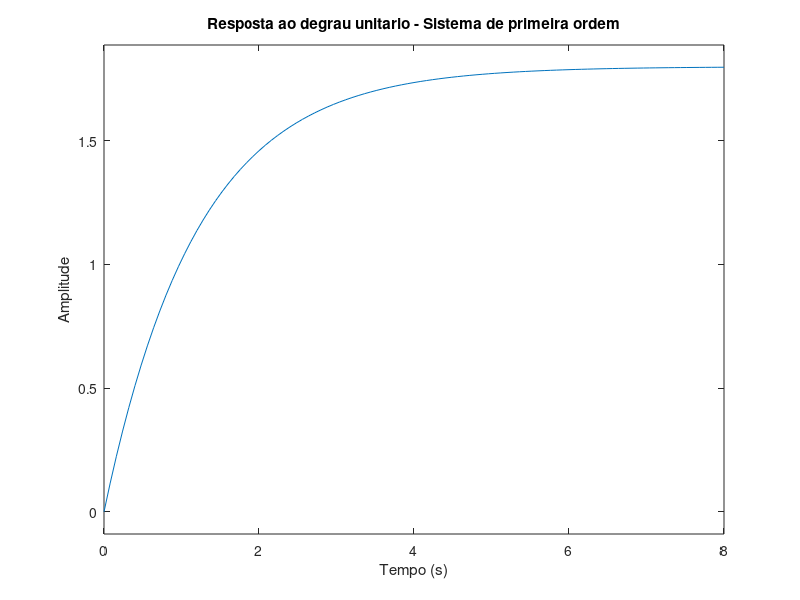
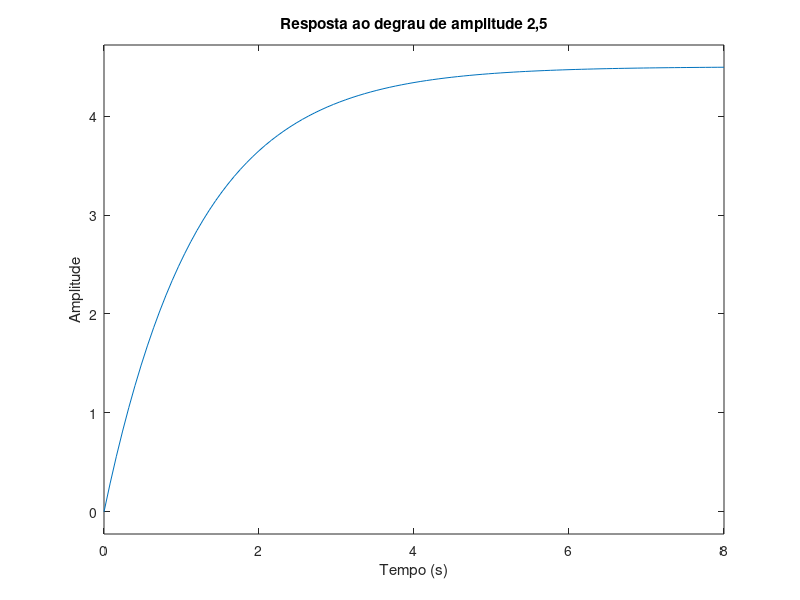

Here is the MATLAB script that generated these plots, in order: (Note: this script raises an error after producing the figures.)
%%
clc;
clear all;
close all;

%% 1. Identificação de um sistema de primeira ordem a partir de um ensaio

% G(s) = K/(Ts + 1) -> Forma padrao
% Valor final = 1,8
% 63% do valor final em 1,2 s -> T = 1,2 s

% Parametros do sistema
K = 1.8;
T = 1.2;

% Funcao de transferencia
G = tf(K, [T 1]);

% Polo do sistema
pole(G)

% Tempo de subida
tr = 2.2*T;

% Tempo de acomodacao
ts = 4*T;

% Ganho em regime permanente
ganho = K;

fprintf("Tempo de subida = %.2f s\n",tr);
fprintf("Tempo de acomodacao = %.2f s\n",ts);
fprintf("Ganho em regime permanente = %.2f\n",ganho);

% Resposta ao degrau unitario
figure
step(G,8), grid
title("Resposta ao degrau unitario - Sistema de primeira ordem")
xlabel("Tempo (s)")
ylabel("Amplitude")

% Degrau de amplitude 2,5:

% Nova amplitude de entrada
amplitude = 2.5;

% Novo valor final
valor_final = K*amplitude;

fprintf("Novo valor final para degrau de amplitude 2,5 = %.2f\n",valor_final);

% Resposta ao degrau de amplitude 2,5
figure
step(amplitude*G,8), grid
title("Resposta ao degrau de amplitude 2,5")
xlabel("Tempo (s)")
ylabel("Amplitude")

% A constante de tempo T determina a rapidez da resposta:
% quanto menor T, mais rapida e a resposta.

% O polo esta relacionado com T por p = -1/T:
% quanto mais distante da origem, mais rapida e a resposta.

%% 2. Escolha entre três sistemas de segunda ordem

% Sistema A
num_A = 25;
den_A = [1 3 25];
G_A = tf(num_A, den_A);

% Sistema B
num_B = 25;
den_B = [1 10 25];
G_B = tf(num_B, den_B);

% Sistema C
num_C = 25;
den_C = [1 16 25];
G_C = tf(num_C, den_C);

% Polos dos sistemas

pole(G_A)
pole(G_B)
pole(G_C)

% Frequencia natural e coeficiente de amortecimento

% G(s) = wn^2/(s^2 + 2*zeta*wn*s + wn^2)

wn_A = sqrt(25);
zeta_A = 3/(2*wn_A);

wn_B = sqrt(25);
zeta_B = 10/(2*wn_B);

wn_C = sqrt(25);
zeta_C = 16/(2*wn_C);

fprintf("Sistema A: wn = %.2f rad/s, zeta = %.2f\n",wn_A,zeta_A);
fprintf("Sistema B: wn = %.2f rad/s, zeta = %.2f\n",wn_B,zeta_B);
fprintf("Sistema C: wn = %.2f rad/s, zeta = %.2f\n",wn_C,zeta_C);

% Tipo de resposta quanto ao amortecimento:

% Sistema A: subamortecido
% Sistema B: criticamente amortecido
% Sistema C: superamortecido

% Ganho em regime permanente

ganho_A = dcgain(G_A)
ganho_B = dcgain(G_B)
ganho_C = dcgain(G_C)

% Informacoes das respostas ao degrau

info_A = stepinfo(G_A);
info_B = stepinfo(G_B);
info_C = stepinfo(G_C);

tempo_subida_A = info_A.RiseTime
tempo_subida_B = info_B.RiseTime
tempo_subida_C = info_C.RiseTime

tempo_acomodacao_A = info_A.SettlingTime
tempo_acomodacao_B = info_B.SettlingTime
tempo_acomodacao_C = info_C.SettlingTime

sobressinal_A = info_A.Overshoot
sobressinal_B = info_B.Overshoot
sobressinal_C = info_C.Overshoot

% Resposta ao degrau dos tres sistemas

figure
step(G_A,G_B,G_C,8)
grid on
title("Resposta ao degrau - Sistemas de segunda ordem")
xlabel("Tempo (s)")
ylabel("Amplitude")
legend("Sistema A","Sistema B","Sistema C")

% Posicao dos polos

figure
pzmap(G_A,G_B,G_C)
grid on
title("Posicao dos polos dos sistemas")

% O Sistema B e o mais adequado, pois nao apresenta sobressinal
% e possui a resposta mais rapida entre os sistemas sem sobressinal.

%% 3. Avaliação de desempenho de dois sistemas de segunda ordem

% Sistema 1
G_1 = tf(16, [1 2.8 16]);

% Sistema 2
G_2 = tf(25, [1 6.5 25]);

% Vetor de tempo
t = 0:0.001:8;

% Resposta ao degrau

figure
step(G_1, t)
hold on
step(G_2, t)
grid on
title("Resposta ao degrau - Sistemas de segunda ordem")
xlabel("Tempo (s)")
ylabel("Amplitude")
legend("Sistema 1","Sistema 2")
hold off

% Valor final

valor_final_1 = dcgain(G_1)
valor_final_2 = dcgain(G_2)

% Frequencia natural, coeficiente de amortecimento e polos

[wn_1, zeta_1, polos_1] = damp(G_1);
[wn_2, zeta_2, polos_2] = damp(G_2);

wn_1(1)
zeta_1(1)
polos_1

wn_2(1)
zeta_2(1)
polos_2

% Caracteristicas da resposta ao degrau

% Sistema 1
[y_1, t_1] = step(G_1, t);
valor_final_1 = dcgain(G_1);

% Tempo de atraso: instante em que a resposta
% atinge 50% do valor final
indice_atraso_1 = find(y_1 >= 0.5*valor_final_1, 1);
td_1 = t_1(indice_atraso_1);

% Configuracoes utilizadas pelo stepinfo
limites_subida = [0 1];
tolerancia_acomodacao = 0.02;

info_1 = stepinfo(y_1, t_1, valor_final_1, ...
    'RiseTimeLimits', limites_subida, ...
    'SettlingTimeThreshold', tolerancia_acomodacao);

td_1
info_1.RiseTime
info_1.PeakTime
info_1.Peak
info_1.Overshoot
info_1.SettlingTime

% Caracteristicas da resposta - Sistema 2

[y_2, t_2] = step(G_2, t);
valor_final_2 = dcgain(G_2);

% Tempo de atraso: instante em que a resposta
% atinge 50% do valor final
indice_atraso_2 = find(y_2 >= 0.5*valor_final_2, 1);
td_2 = t_2(indice_atraso_2);

info_2 = stepinfo(y_2, t_2, valor_final_2, ...
    'RiseTimeLimits', limites_subida, ...
    'SettlingTimeThreshold', tolerancia_acomodacao);

td_2
info_2.RiseTime
info_2.PeakTime
info_2.Peak
info_2.Overshoot
info_2.SettlingTime

% Comparacao dos sistemas

fprintf("Sistema 1:\n");
fprintf("Valor final = %.2f\n",valor_final_1);
fprintf("Tempo de atraso = %.3f s\n",td_1);
fprintf("Tempo de subida = %.3f s\n",info_1.RiseTime);
fprintf("Tempo de pico = %.3f s\n",info_1.PeakTime);
fprintf("Primeiro pico = %.3f\n",info_1.Peak);
fprintf("Sobressinal = %.2f %%\n",info_1.Overshoot);
fprintf("Tempo de acomodacao = %.3f s\n",info_1.SettlingTime);
fprintf("Frequencia natural = %.2f rad/s\n",wn_1(1));
fprintf("Coeficiente de amortecimento = %.2f\n",zeta_1(1));

fprintf("\nSistema 2:\n");
fprintf("Valor final = %.2f\n",valor_final_2);
fprintf("Tempo de atraso = %.3f s\n",td_2);
fprintf("Tempo de subida = %.3f s\n",info_2.RiseTime);
fprintf("Tempo de pico = %.3f s\n",info_2.PeakTime);
fprintf("Primeiro pico = %.3f\n",info_2.Peak);
fprintf("Sobressinal = %.2f %%\n",info_2.Overshoot);
fprintf("Tempo de acomodacao = %.3f s\n",info_2.SettlingTime);
fprintf("Frequencia natural = %.2f rad/s\n",wn_2(1));
fprintf("Coeficiente de amortecimento = %.2f\n",zeta_2(1));

% Analise dos requisitos:

% Requisitos:
% Sobressinal < 10%
% Tempo de acomodacao < 1,5 s

% Sistema 1 nao atende aos requisitos.
% Sistema 2 atende aos dois requisitos.

% O Sistema 1 apresenta maior oscilacao e maior sobressinal,
% alem de possuir um tempo de acomodacao maior.

% O Sistema 2 possui menor sobressinal e acomoda mais rapidamente,
% sendo o sistema escolhido para a aplicacao.

%% 4. Seleção de parâmetros para um sistema de segunda ordem

% Configuracoes dos sistemas de segunda ordem

% G(s) = wn^2/(s^2 + 2*zeta*wn*s + wn^2)

% Configuracao A
zeta_A = 0.35;
wn_A = 6;
G_A = tf(wn_A^2, [1 2*zeta_A*wn_A wn_A^2]);

% Configuracao B
zeta_B = 0.55;
wn_B = 5;
G_B = tf(wn_B^2, [1 2*zeta_B*wn_B wn_B^2]);

% Configuracao C
zeta_C = 0.70;
wn_C = 4;
G_C = tf(wn_C^2, [1 2*zeta_C*wn_C wn_C^2]);

% Configuracao D
zeta_D = 0.80;
wn_D = 3.2;
G_D = tf(wn_D^2, [1 2*zeta_D*wn_D wn_D^2]);

% Polos dos sistemas

pole(G_A)
pole(G_B)
pole(G_C)
pole(G_D)

% Informacoes das respostas ao degrau:

% Configuracoes utilizadas pelo stepinfo
limites_subida = [0 1];
tolerancia_acomodacao = 0.02;

info_A = stepinfo(G_A, ...
    'RiseTimeLimits', limites_subida, ...
    'SettlingTimeThreshold', tolerancia_acomodacao);

info_B = stepinfo(G_B, ...
    'RiseTimeLimits', limites_subida, ...
    'SettlingTimeThreshold', tolerancia_acomodacao);

info_C = stepinfo(G_C, ...
    'RiseTimeLimits', limites_subida, ...
    'SettlingTimeThreshold', tolerancia_acomodacao);

info_D = stepinfo(G_D, ...
    'RiseTimeLimits', limites_subida, ...
    'SettlingTimeThreshold', tolerancia_acomodacao);

% Caracteristicas dos sistemas:

% Sistema A
fprintf("Sistema A\n");
fprintf("Sobressinal = %.2f %%\n",info_A.Overshoot);
fprintf("Tempo de subida = %.3f s\n",info_A.RiseTime);
fprintf("Tempo de pico = %.3f s\n",info_A.PeakTime);
fprintf("Tempo de acomodacao = %.3f s\n",info_A.SettlingTime);
fprintf("Valor final = %.2f\n",dcgain(G_A));

% Sistema B
fprintf("\nSistema B\n");
fprintf("Sobressinal = %.2f %%\n",info_B.Overshoot);
fprintf("Tempo de subida = %.3f s\n",info_B.RiseTime);
fprintf("Tempo de pico = %.3f s\n",info_B.PeakTime);
fprintf("Tempo de acomodacao = %.3f s\n",info_B.SettlingTime);
fprintf("Valor final = %.2f\n",dcgain(G_B));

% Sistema C
fprintf("\nSistema C\n");
fprintf("Sobressinal = %.2f %%\n",info_C.Overshoot);
fprintf("Tempo de subida = %.3f s\n",info_C.RiseTime);
fprintf("Tempo de pico = %.3f s\n",info_C.PeakTime);
fprintf("Tempo de acomodacao = %.3f s\n",info_C.SettlingTime);
fprintf("Valor final = %.2f\n",dcgain(G_C));

% Sistema D
fprintf("\nSistema D\n");
fprintf("Sobressinal = %.2f %%\n",info_D.Overshoot);
fprintf("Tempo de subida = %.3f s\n",info_D.RiseTime);
fprintf("Tempo de pico = %.3f s\n",info_D.PeakTime);
fprintf("Tempo de acomodacao = %.3f s\n",info_D.SettlingTime);
fprintf("Valor final = %.2f\n",dcgain(G_D));

% Resposta ao degrau

t = 0:0.001:8;

figure
step(G_A,t)
hold on
step(G_B,t)
step(G_C,t)
step(G_D,t)
grid on
title("Resposta ao degrau - Quatro configuracoes")
xlabel("Tempo (s)")
ylabel("Amplitude")
legend("Configuracao A","Configuracao B","Configuracao C","Configuracao D")
hold off

% Analise dos requisitos:

% Requisitos:
% Sobressinal < 10%
% Tempo de acomodacao < 1,5 s

% A configuracao A possui sobressinal maior que 10%,
% portanto nao atende aos requisitos.

% A configuracao B possui sobressinal menor que 10%,
% mas o tempo de acomodacao e maior que 1,5 s.

% A configuracao C atende aos dois requisitos.

% A configuracao D atende aos dois requisitos.

% Entre as configuracoes validas, a configuracao C possui
% o menor tempo de subida e foi escolhida.

% No grafico, a configuracao C apresenta uma resposta mais rapida
% que a configuracao D, mantendo o sobressinal dentro do limite.

% A configuracao D tambem atende aos requisitos, mas sua resposta
% e mais lenta devido ao menor valor de wn.

%% 5. Comparação entre sistemas de primeira e segunda ordem

% Equipamentos:

% Equipamento A - Sistema de primeira ordem
G_A = tf(2, [1.2 1]);

% Equipamento B - Sistema de segunda ordem
G_B = tf(32, [1 5.6 16]);

% Vetor de tempo
t = 0:0.001:8;

% Polos

pole(G_A)
pole(G_B)

% Ganho em regime permanente

ganho_A = dcgain(G_A)
ganho_B = dcgain(G_B)

% Resposta ao degrau unitario

[y_A, t_A] = step(G_A,t);
[y_B, t_B] = step(G_B,t);

valor_final_A = dcgain(G_A);
valor_final_B = dcgain(G_B);

% Tempo de subida

% Sistema A - primeira ordem
info_A = stepinfo(y_A,t_A,valor_final_A, ...
    'RiseTimeLimits',[0 1], ...
    'SettlingTimeThreshold',0.02);

% Sistema B - segunda ordem
info_B = stepinfo(y_B,t_B,valor_final_B, ...
    'RiseTimeLimits',[0 1], ...
    'SettlingTimeThreshold',0.02);

tempo_subida_A = info_A.RiseTime
tempo_subida_B = info_B.RiseTime

% Tempo de acomodacao

tempo_acomodacao_A = info_A.SettlingTime
tempo_acomodacao_B = info_B.SettlingTime

% Caracteristicas do Equipamento B:

[wn_B, zeta_B, polos_B] = damp(G_B);

wn_B(1)
zeta_B(1)
polos_B

tempo_pico_B = info_B.PeakTime
primeiro_pico_B = info_B.Peak
sobressinal_B = info_B.Overshoot

% Resposta ao degrau unitario

figure
step(G_A,t)
hold on
step(G_B,t)
grid on
title("Comparacao entre os equipamentos")
xlabel("Tempo (s)")
ylabel("Amplitude")
legend("Equipamento A","Equipamento B")
hold off

% Degrau de amplitude 1,5

amplitude = 1.5;

% Valores finais
valor_final_A_15 = amplitude*dcgain(G_A)
valor_final_B_15 = amplitude*dcgain(G_B)

% Resposta ao degrau de amplitude 1,5

figure
step(amplitude*G_A,t)
hold on
step(amplitude*G_B,t)
grid on
title("Comparacao para degrau de amplitude 1,5")
xlabel("Tempo (s)")
ylabel("Amplitude")
legend("Equipamento A","Equipamento B")
hold off

% Comparacao final

% O Equipamento A apresenta uma resposta mais rapida inicialmente,
% enquanto o Equipamento B apresenta um comportamento oscilatorio.

% O Equipamento A nao possui sobressinal, enquanto o Equipamento B
% possui sobressinal devido ao seu amortecimento menor que 1.

% Os dois equipamentos possuem o mesmo ganho em regime permanente,
% portanto atingem o mesmo valor final para uma mesma entrada.
